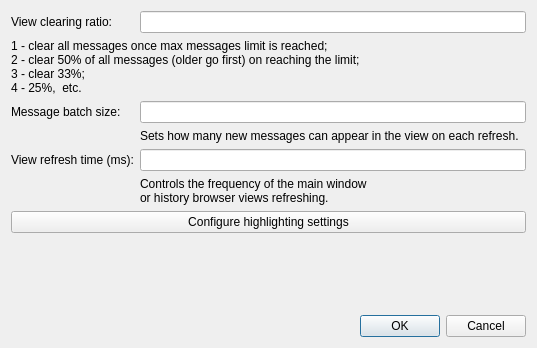
<?xml version="1.0" encoding="UTF-8"?>
<ui version="4.0">
 <class>App_Settings_Advanced</class>
 <widget class="QDialog" name="App_Settings_Advanced">
  <property name="geometry">
   <rect>
    <x>0</x>
    <y>0</y>
    <width>537</width>
    <height>348</height>
   </rect>
  </property>
  <property name="windowTitle">
   <string>Advanced view settings</string>
  </property>
  <layout class="QGridLayout" name="gridLayout">
   <item row="7" column="0">
    <spacer name="verticalSpacer">
     <property name="orientation">
      <enum>Qt::Vertical</enum>
     </property>
     <property name="sizeHint" stdset="0">
      <size>
       <width>20</width>
       <height>40</height>
      </size>
     </property>
    </spacer>
   </item>
   <item row="4" column="1">
    <widget class="QLineEdit" name="edit_view_refresh"/>
   </item>
   <item row="2" column="1">
    <widget class="QLineEdit" name="edit_batch_size"/>
   </item>
   <item row="4" column="0">
    <widget class="QLabel" name="label_view_refresh">
     <property name="text">
      <string>View refresh time (ms):</string>
     </property>
    </widget>
   </item>
   <item row="2" column="0">
    <widget class="QLabel" name="label_batch_size">
     <property name="text">
      <string>Message batch size:</string>
     </property>
    </widget>
   </item>
   <item row="1" column="0" colspan="2">
    <widget class="QLabel" name="label_4">
     <property name="text">
      <string>1 - clear all messages once max messages limit is reached;
2 - clear 50% of all messages (older go first) on reaching the limit;
3 - clear 33%;
4 - 25%,  etc.</string>
     </property>
    </widget>
   </item>
   <item row="0" column="1">
    <widget class="QLineEdit" name="edit_clearing_ratio"/>
   </item>
   <item row="0" column="0">
    <widget class="QLabel" name="label_clearing_ratio">
     <property name="text">
      <string>View clearing ratio:</string>
     </property>
    </widget>
   </item>
   <item row="3" column="1">
    <widget class="QLabel" name="label_5">
     <property name="text">
      <string>Sets how many new messages can appear in the view on each refresh.</string>
     </property>
     <property name="wordWrap">
      <bool>true</bool>
     </property>
    </widget>
   </item>
   <item row="8" column="1">
    <widget class="QDialogButtonBox" name="buttonBox">
     <property name="orientation">
      <enum>Qt::Horizontal</enum>
     </property>
     <property name="standardButtons">
      <set>QDialogButtonBox::Cancel|QDialogButtonBox::Ok</set>
     </property>
    </widget>
   </item>
   <item row="5" column="1">
    <widget class="QLabel" name="label_6">
     <property name="text">
      <string>Controls the frequency of the main window
or history browser views refreshing.</string>
     </property>
    </widget>
   </item>
   <item row="6" column="0" colspan="2">
    <widget class="QPushButton" name="button_highlighting">
     <property name="text">
      <string>Configure highlighting settings</string>
     </property>
    </widget>
   </item>
  </layout>
 </widget>
 <tabstops>
  <tabstop>edit_clearing_ratio</tabstop>
  <tabstop>edit_batch_size</tabstop>
  <tabstop>edit_view_refresh</tabstop>
  <tabstop>button_highlighting</tabstop>
 </tabstops>
 <resources/>
 <connections>
  <connection>
   <sender>buttonBox</sender>
   <signal>accepted()</signal>
   <receiver>App_Settings_Advanced</receiver>
   <slot>accept()</slot>
   <hints>
    <hint type="sourcelabel">
     <x>248</x>
     <y>254</y>
    </hint>
    <hint type="destinationlabel">
     <x>157</x>
     <y>274</y>
    </hint>
   </hints>
  </connection>
  <connection>
   <sender>buttonBox</sender>
   <signal>rejected()</signal>
   <receiver>App_Settings_Advanced</receiver>
   <slot>reject()</slot>
   <hints>
    <hint type="sourcelabel">
     <x>316</x>
     <y>260</y>
    </hint>
    <hint type="destinationlabel">
     <x>286</x>
     <y>274</y>
    </hint>
   </hints>
  </connection>
 </connections>
</ui>
